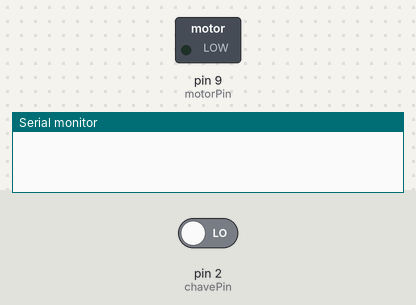
Recording of a sketch running on a simulated Arduino Uno, built with avr-gcc and run on an emulated ATmega328P. On the bench: switched loads named in the sketch (green lamp = pin HIGH), the last lines printed to the serial monitor. The test bench sets the inputs (shaded band); at power-on: pin 2 (chavePin) LOW.

Above: at 1.2 s.
1.3 s: pin 2 (chavePin) driven HIGH
At 21.8 s:
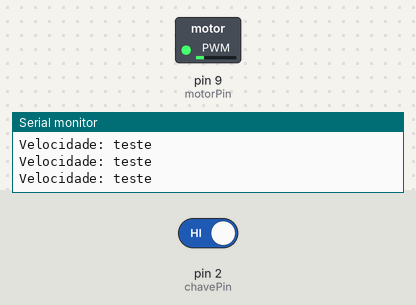
Timing chart, 0 to 30.8 s (numbered marks = the images above; inputs shaded):
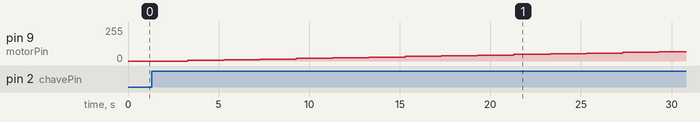

The sketch:

v1.ino
```cpp
#include <RF24.h>

// Definição dos pinos
const int chavePin = 2;  // Pino onde a chave está conectada
const int motorPin = 9;  // Pino onde o motor está conectado

void setup() {
  pinMode(chavePin, INPUT);  // Configura o pino da chave como entrada
  pinMode(motorPin, OUTPUT);  // Configura o pino do motor como saída
  Serial.begin(9600);
}

void loop() {
  // Verifica se a chave está ligada
  if (digitalRead(chavePin) == HIGH) {
    acionarMotor();  // Se a chave estiver ligada, aciona o motor
  } else {
    desligarMotor();  // Se a chave estiver desligada, desliga o motor
  }
}

// Função para acionar o motor com velocidade gradativa
void acionarMotor() {
  for (int velocidade = 0; velocidade <= 255; velocidade += 5) {
    analogWrite(motorPin, velocidade);  // Define a velocidade do motor
    delay(2000);  // Aguarda um curto período de tempo para a velocidade aumentar gradativamente
    Serial.print("Velocidade: ");
    Serial.println("teste");
  }
}

// Função para desligar o motor
void desligarMotor() {
  analogWrite(motorPin, 0);  // Desliga o motor
}
```

Measured:
- after the input at 1.3 s, pin 9 (motorPin): moves from 0/255 to 70/255 over 26.0 s, starting after 2.0 s
